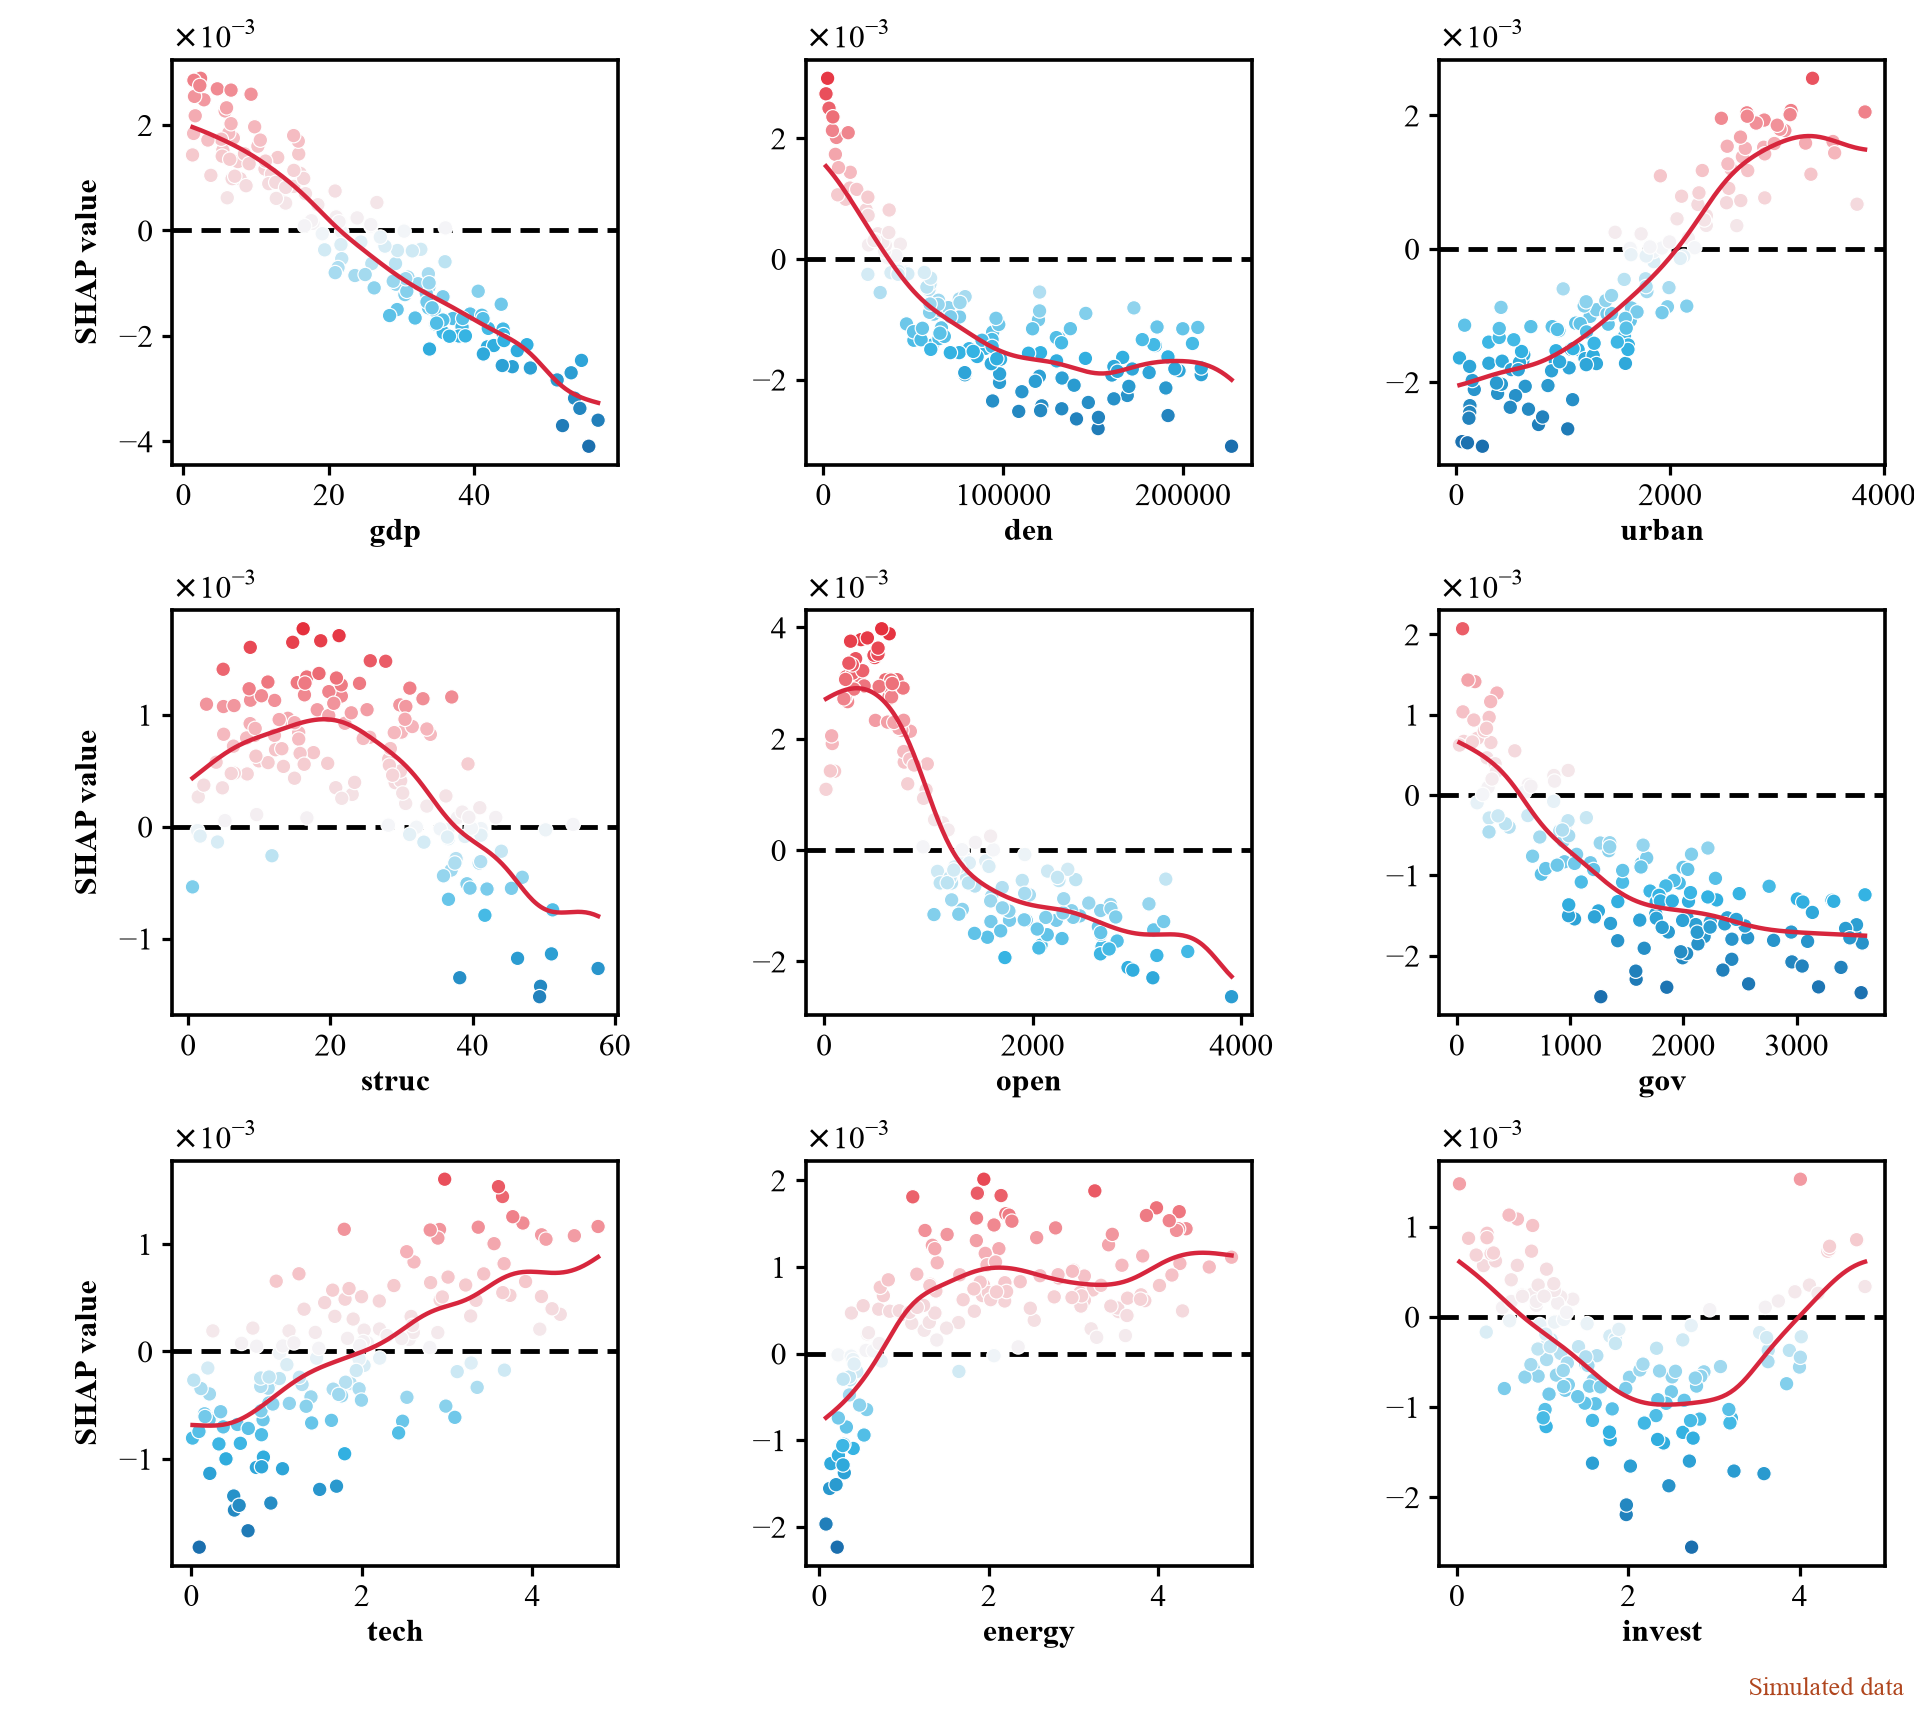

Recreate this plot in Python.
"""3 x 3 dependence plots: points coloured by their own SHAP value, a red smooth line, a dashed zero line.

Drawn after a figure in the author's private reference collection (a cropped screen recording; structure and colour idea only).

*** SIMULATED DATA *** generated below with a fixed seed. Replace `x` and `s`
(feature value and SHAP value per sample, one column per feature).
"""
from pathlib import Path

import matplotlib.pyplot as plt
import numpy as np
from matplotlib.colors import LinearSegmentedColormap, TwoSlopeNorm

OUT = Path(__file__).with_suffix(".png")
CMAP = LinearSegmentedColormap.from_list("blue_pink", ["#1b6fae", "#33b3e3", "#f4f6f8", "#f5b5bb", "#e5303d"])
NAMES = ["gdp", "den", "urban", "struc", "open", "gov", "tech", "energy", "invest"]
SHAPES = [lambda u: -1.6 * u + 0.6, lambda u: 1.2 * np.exp(-6 * u) - 0.5, lambda u: 1 / (1 + np.exp(-9 * (u - 0.5))) - 0.5,
          lambda u: 0.25 * np.sin(5 * u), lambda u: 0.9 * np.exp(-((u - 0.12) / 0.12) ** 2) - 0.55 * u,
          lambda u: 0.8 * np.exp(-5 * u) - 0.45, lambda u: -0.2 + 0.5 * u, lambda u: 1 - np.exp(-14 * u) - 0.75,
          lambda u: 0.6 * (u - 0.5) ** 2 * 4 - 0.25]

rng = np.random.default_rng(5)
n = 140


def smooth(x, y, grid, bw):
    """Gaussian-kernel running mean (a stand-in for LOWESS that needs only numpy)."""
    w = np.exp(-0.5 * ((grid[:, None] - x[None]) / bw) ** 2)
    return (w * y).sum(1) / w.sum(1)


plt.rcParams.update({"font.family": "Times New Roman", "font.size": 8, "pdf.fonttype": 42, "axes.linewidth": 0.9})
fig, axes = plt.subplots(3, 3, figsize=(6.6, 5.9))
fig.subplots_adjust(left=0.09, right=0.985, top=0.965, bottom=0.085, wspace=0.42, hspace=0.36)
for ax, name, f in zip(axes.ravel(), NAMES, SHAPES):
    u = rng.beta(1.2, 2.0, n)                              # most samples at low feature values
    x = u * rng.choice([5, 60, 1.5, 4000, 250000])
    s = (f(u) + rng.normal(scale=0.12, size=n)) * 0.004
    lim = np.abs(s).max()
    ax.scatter(x, s, c=s, cmap=CMAP, norm=TwoSlopeNorm(0, -lim, lim), s=13, edgecolors="white", linewidths=0.3, zorder=3)
    grid = np.linspace(x.min(), x.max(), 200)
    ax.plot(grid, smooth(x, s, grid, (x.max() - x.min()) * 0.07), color="#d7263d", lw=1.1, zorder=4)
    ax.axhline(0, color="black", lw=1.2, ls=(0, (4, 2)), zorder=2)
    ax.set_xlabel(name, fontweight="bold", labelpad=1.5)
    ax.ticklabel_format(axis="y", style="sci", scilimits=(-3, -3), useMathText=True)
    ax.tick_params(length=2.5, pad=2)
for ax in axes[:, 0]:
    ax.set_ylabel("SHAP value", fontweight="bold")

fig.text(0.995, 0.006, "Simulated data", ha="right", va="bottom", fontsize=6.5, color="#b0461e")
fig.savefig(OUT, dpi=290)
print(OUT)
